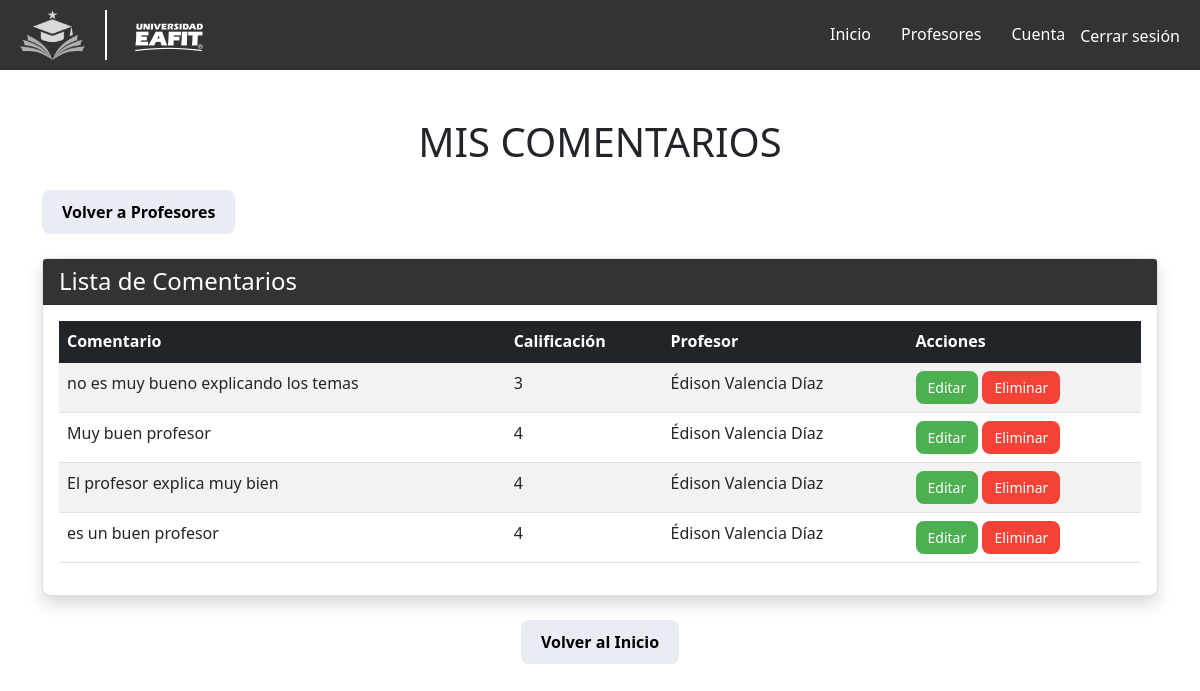
The app's page /mis_comentarios/1/ (signed in), older data.
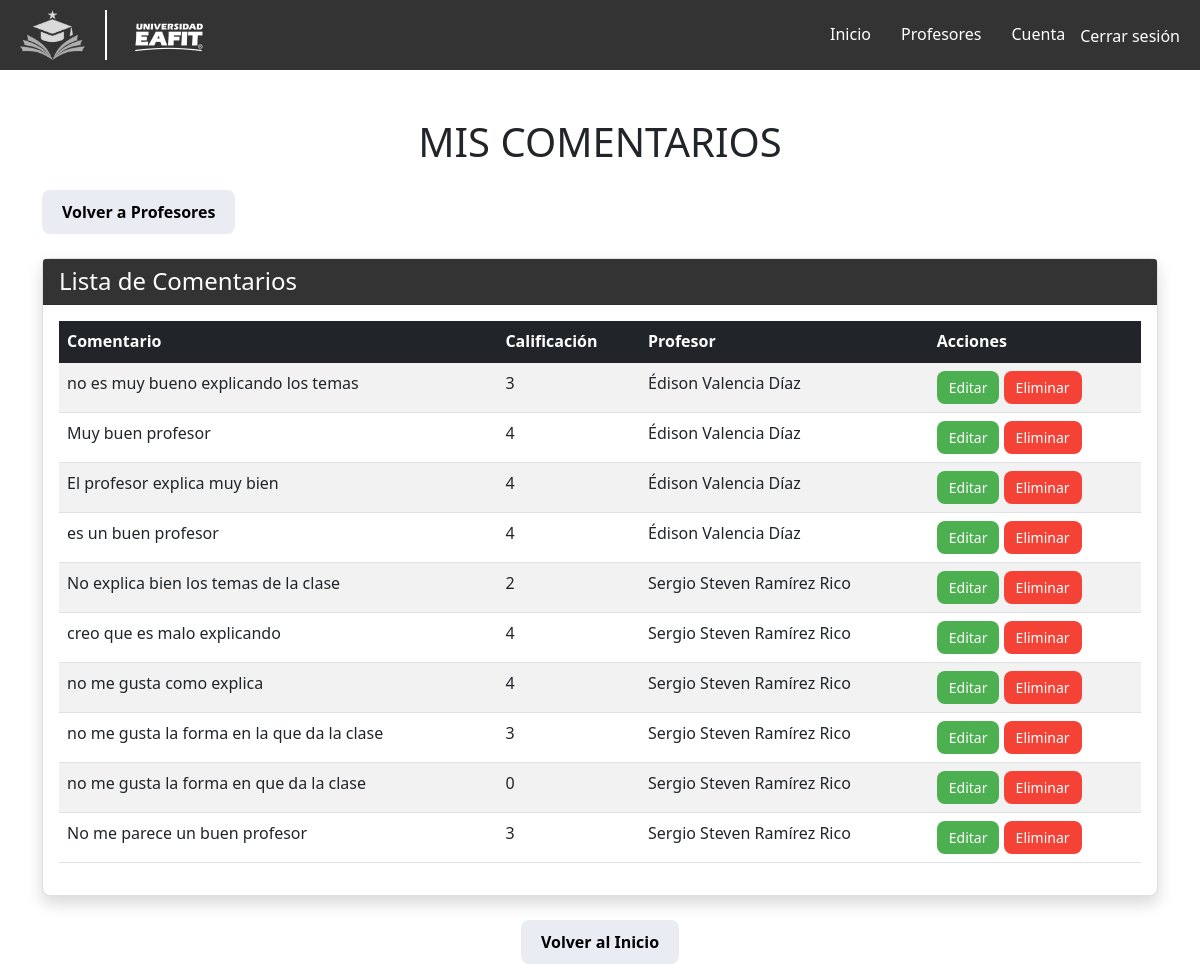
The same page, newer data.
### review/models.py (models this page shows, shortened)
class Comentario(models.Model):
    SEMESTRES = [
        ('2024-2', '2024-2'),
        ('2024-1', '2024-1'),
        ('2023-2', '2023-2'),
        ('2023-1', '2023-1'),
        ('2022-2', '2022-2'),
        ('2022-1', '2022-1'),
        ('2021-2', '2021-2'),
        ('2021-1', '2021-1'),
    ]
    profesor = models.ForeignKey('profesores.Profesor', related_name='comentarios', on_delete=models.CASCADE)
    materia = models.ForeignKey(
        'profesores.Materia',
        related_name='comentarios',
        on_delete=models.SET_NULL,  # Si se elimina una materia, dejar como NULL
        null=True,  # Permite valores nulos
        blank=True  # Permite que el formulario deje el campo vacío
    )
    usuario = models.ForeignKey(User, on_delete=models.CASCADE)
    contenido = models.TextField()
    fecha = models.CharField(max_length=7, choices=SEMESTRES, default='2024-2')
    rating = models.IntegerField(choices=((1, '1 Estrella'), (2, '2 Estrellas'),
                                          (3, '3 Estrellas'), (4, '4 Estrellas'),
                                          (5, '5 Estrellas')), default=1)
    aprobado_por_ia = models.BooleanField(default=False)
    anonimo = models.BooleanField(default=False)

### profesores/models.py (models this page shows, shortened)
class Profesor(models.Model):
    nombre = models.CharField(max_length=100)
    departamento = models.CharField(max_length=100)
    materias = models.ManyToManyField('Materia', related_name='profesores')
    calificacion_media = models.FloatField(default=0.0)  # Calificación general del profesor
    numcomentarios = models.IntegerField(default=0)

### review/views.py (the view)
# urls.py: path('mis_comentarios/<int:user_id>/', reviewViews.mis_comentarios, name='mis_comentarios'),
@login_required
def mis_comentarios(request, user_id):
    if user_id:
        usuario = get_object_or_404(User, id=user_id)
    else:
        usuario = request.user
    is_admin = request.user.is_staff
    comentarios = Comentario.objects.filter(usuario=usuario).order_by('-fecha')
    return render(request, 'review/mis_comentarios.html', {'comentarios': comentarios, 'usuario': usuario, 'is_admin': is_admin})

### review/templates/review/mis_comentarios.html (shortened to what this page needs)
{% extends 'base_generic.html' %}
{% block content %}
<link href="https://cdn.jsdelivr.net/npm/bootstrap@5.1.3/dist/css/bootstrap.min.css" rel="stylesheet">
<div class="container mt-5">
    <div class="text-center mb-4">
        <h1 class="text-uppercase">Mis Comentarios</h1>
    </div>
    <div class="d-flex justify-content-start mb-4">
        <a href="{% url 'lista_profesores' %}" class="btn custom-gray-btn">Volver a Profesores</a>
    </div>
    {% if comentarios %}
    <div class="card shadow">
        <div class="card-header text-white" style="background-color: #333;">
            <h4 class="mb-0">Lista de Comentarios</h4>
        </div>
        <div class="card-body">
            <table class="table table-striped">
                <thead class="table-dark">
                    <tr>
                        <th>Comentario</th>
                        <th>Calificación</th>
                        <th>Profesor</th>
                        {% if comentario.usuario == request.user or is_admin %}
                        <th>Acciones</th>
                        {% endif %}
                    </tr>
                </thead>
                <tbody>
                    {% for comentario in comentarios %}
                    <tr>
                        <td>{{ comentario.contenido }}</td>
                        <td>{{ comentario.rating }}</td>
                        <td>{{ comentario.profesor.nombre }}</td>
                        <td>
                            {% if comentario.usuario == request.user or is_admin %}
                            <a href="{% url 'edit_review' comentario.id %}" class="btn custom-edit-btn">Editar</a>
                            {% endif %}
                            {% if is_admin %}
                            <form method="POST" action="{% url 'delete_review' comentario.id %}" style="display:inline;"onsubmit="return confirm('¿Estás seguro de que deseas eliminar este comentario?');">
                                <button type="submit" class="btn custom-delete-btn">Eliminar</button>
                            </form>
                            {% elif comentario.usuario == request.user %}
                            <form method="POST" action="{% url 'delete_own_review' comentario.id %}" style="display:inline;"onsubmit="return confirm('¿Estás seguro de que deseas eliminar este comentario?');">
                                {% csrf_token %}
                                <button type="submit" class="btn custom-delete-btn">Eliminar</button>
                            </form>
                            {% endif %}
                        </td>
                    </tr>
                    {% endfor %}
                </tbody>
            </table>
        </div>
    </div>
    {% else %}
    <div class="text-center mt-4">
        <p class="text-muted">No has realizado ningún comentario aún.</p>
    </div>
    {% endif %}
    <div class="d-flex justify-content-center mt-4">
        <a href="/" class="btn custom-gray-btn">Volver al Inicio</a>
    </div>
</div>
{% endblock %}

Row changes from the older to the newer data that the page shows:
added Comentario: contenido "No explica bien los temas de la clase", rating "2", profesor.nombre "Sergio Steven Ramírez Rico", shows "Editar"
added Comentario: contenido "creo que es malo explicando", rating "4", profesor.nombre "Sergio Steven Ramírez Rico", shows "Editar"
added Comentario: contenido "no me gusta como explica", rating "4", profesor.nombre "Sergio Steven Ramírez Rico", shows "Editar"
added Comentario: contenido "no me gusta la forma en la que da la clase", rating "3", profesor.nombre "Sergio Steven Ramírez Rico", shows "Editar"
added Comentario: contenido "no me gusta la forma en que da la clase", rating "0", profesor.nombre "Sergio Steven Ramírez Rico", shows "Editar"
added Comentario: contenido "No me parece un buen profesor", rating "3", profesor.nombre "Sergio Steven Ramírez Rico", shows "Editar"
